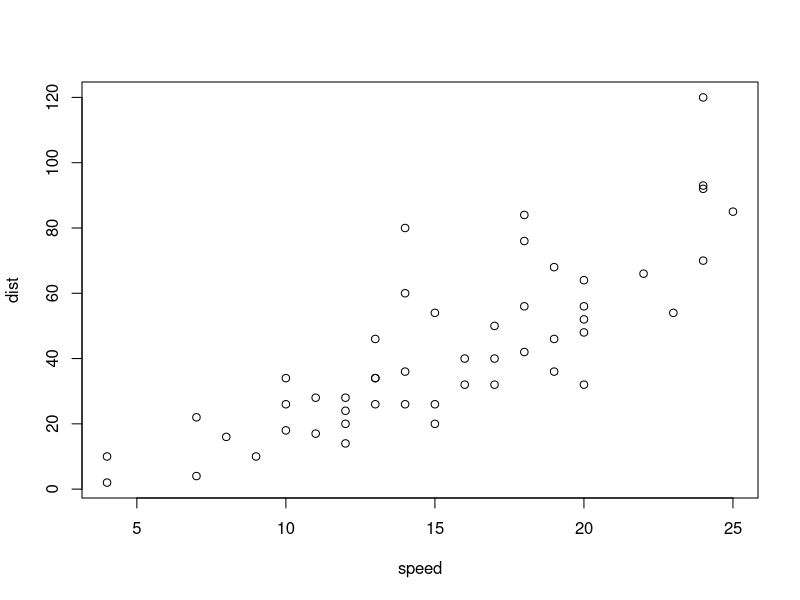
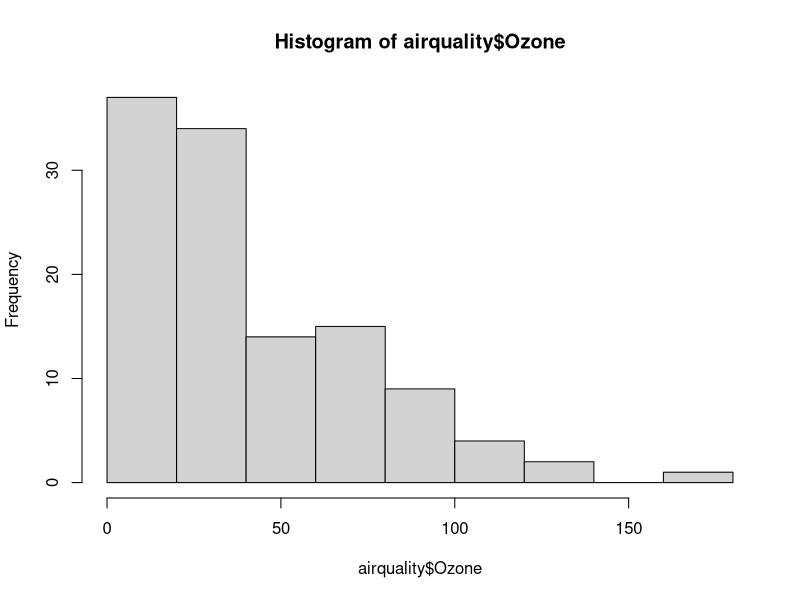
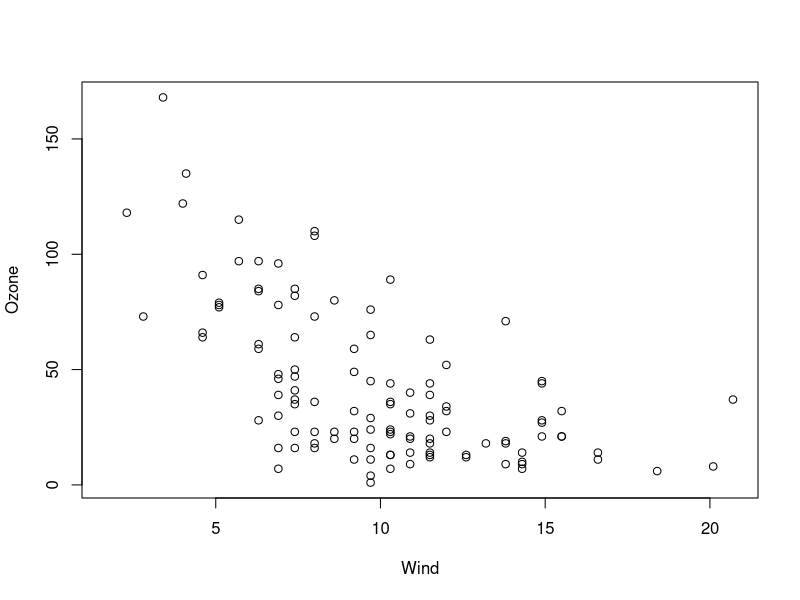
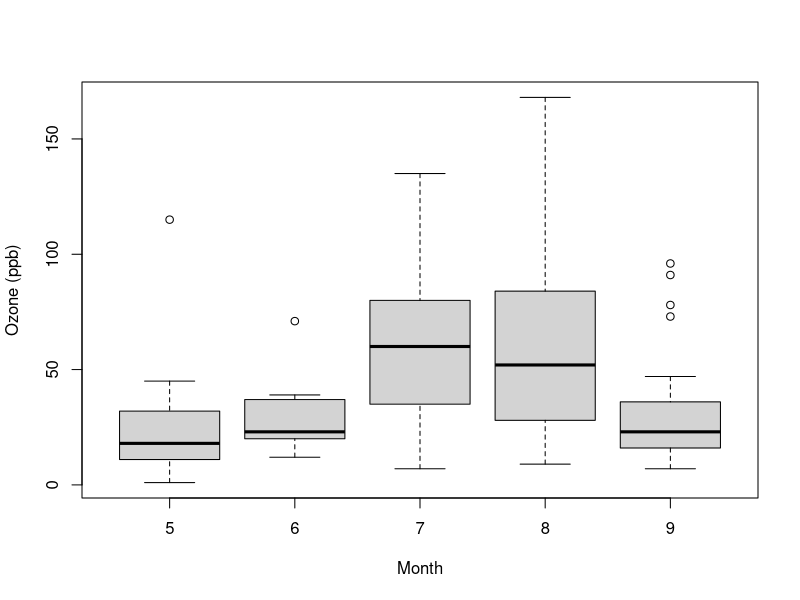
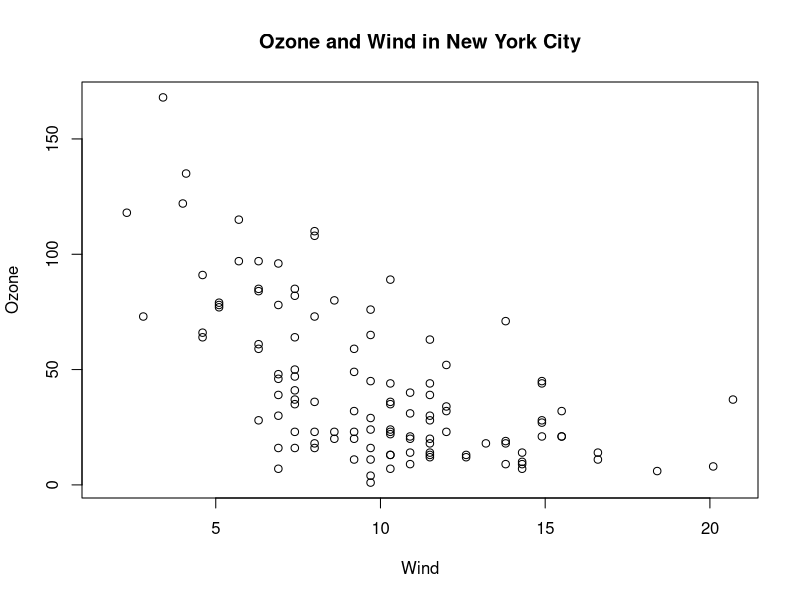
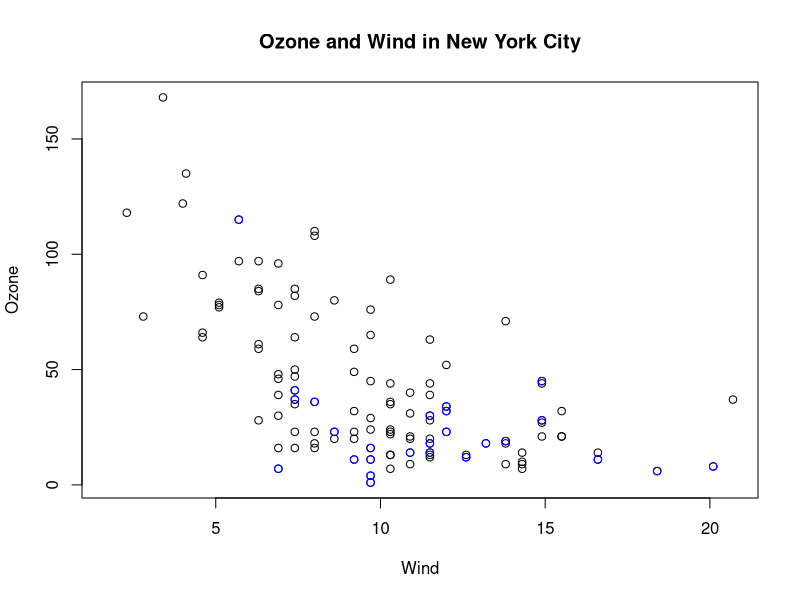
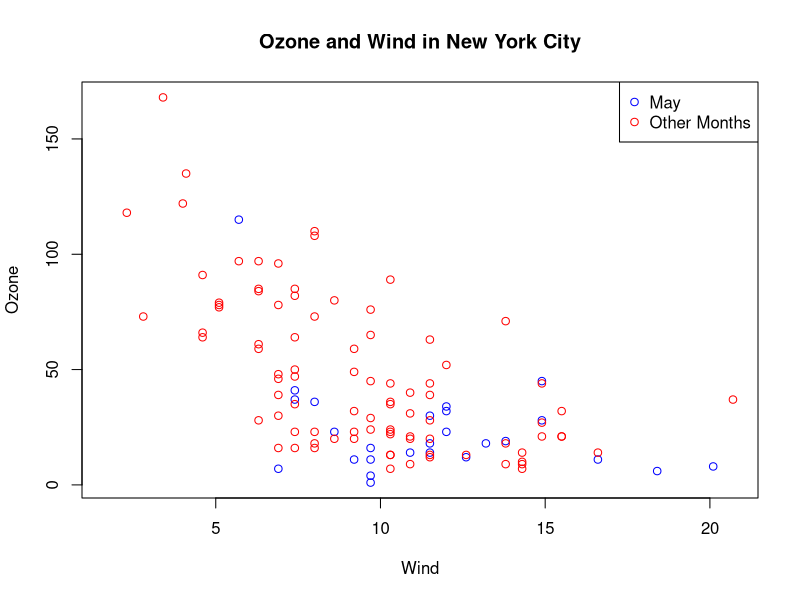
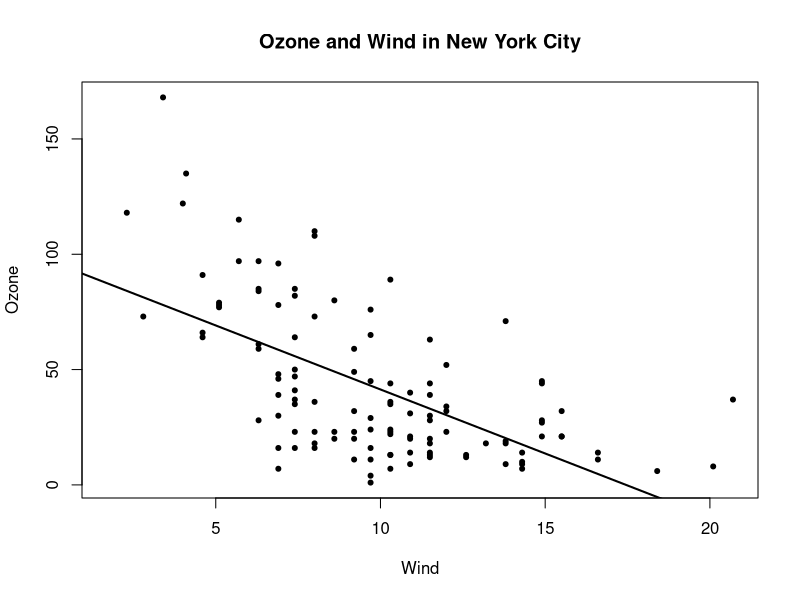

Generate these figures, in order, with R:
## ---- chunk 1
knitr::opts_chunk$set(echo = TRUE)
## ---- chunk 2
library(datasets)
data(cars)
with(cars, plot(speed, dist))


## ---- chunk 3
library(datasets)
hist(airquality$Ozone) ## Draw a new plot

## ---- chunk 4
library(datasets)
with(airquality, plot(Wind, Ozone))

## ---- chunk 5
library(datasets)
airquality <- transform(airquality, Month = factor(Month))
boxplot(Ozone ~ Month, airquality, xlab = "Month", ylab = "Ozone (ppb)")
## ---- chunk 6
library(datasets)
with(airquality, plot(Wind, Ozone))
title(main = "Ozone and Wind in New York City") ## Add a title
## ---- chunk 7
with(airquality, plot(Wind, Ozone, main = "Ozone and Wind in New York City"))
with(subset(airquality, Month == 5), points(Wind, Ozone, col = "blue"))
## ---- chunk 8
with(airquality, plot(Wind, Ozone, main = "Ozone and Wind in New York City",
 type = "n"))
with(subset(airquality, Month == 5), points(Wind, Ozone, col = "blue"))
with(subset(airquality, Month != 5), points(Wind, Ozone, col = "red"))
legend("topright", pch = 1, col = c("blue", "red"), legend = c("May", "Other Months"))

## ---- chunk 9
with(airquality, plot(Wind, Ozone, main = "Ozone and Wind in New York City",
 pch = 20))
model <- lm(Ozone ~ Wind, airquality)
abline(model, lwd = 2)

## ---- chunk 10
par(mfrow = c(1, 2))
with(airquality, {
 plot(Wind, Ozone, main = "Ozone and Wind")
 plot(Solar.R, Ozone, main = "Ozone and Solar Radiation")
})

## ---- chunk 11
par(mfrow = c(1, 3), mar = c(4, 4, 2, 1), oma = c(0, 0, 2, 0))
with(airquality, {
 plot(Wind, Ozone, main = "Ozone and Wind")
 plot(Solar.R, Ozone, main = "Ozone and Solar Radiation")
 plot(Temp, Ozone, main = "Ozone and Temperature")
 mtext("Ozone and Weather in New York City", outer = TRUE)
})

